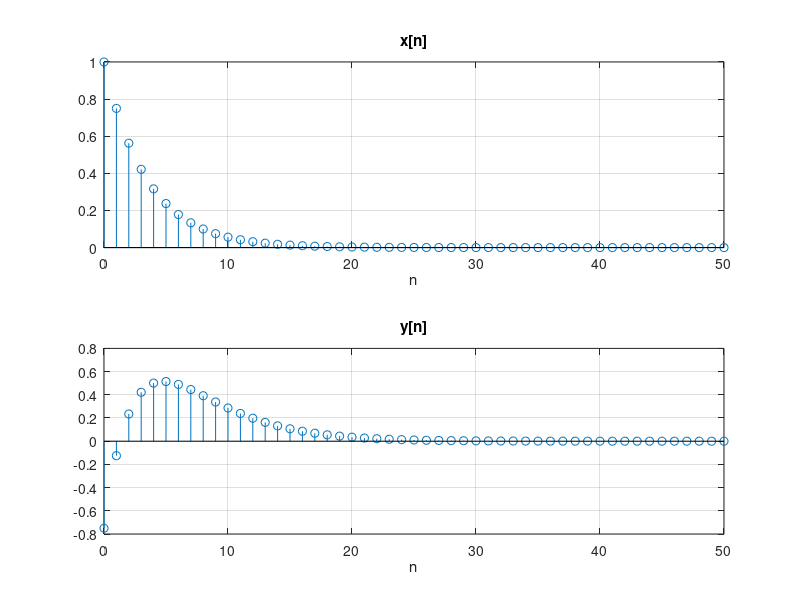

Recreate this plot in MATLAB.
% defining the input signal
n = 0:50;
x = (3/4).^n;

% diffrence equation:y[n] - 3/4y[n - 1] = -3/4x[n] + x[n - 1]
% defining variables
% a: coefficients of y
% b: coefficients of x
a = [1 -3/4];
b = [-3/4 1];

% defining output function
y = filter(b, a, x);

% plotting input signal
subplot(2, 1, 1);
stem(n, x)
title('x[n]');
xlabel('n');
grid on

% plotting output signal
subplot(2, 1, 2);
stem(n, y)
title('y[n]');
xlabel('n');
grid on
